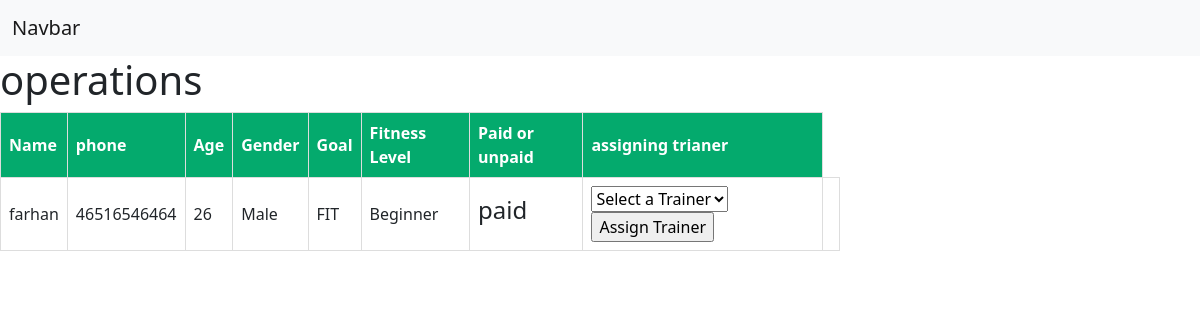
The app's page /gym-owner/operations/, older data.
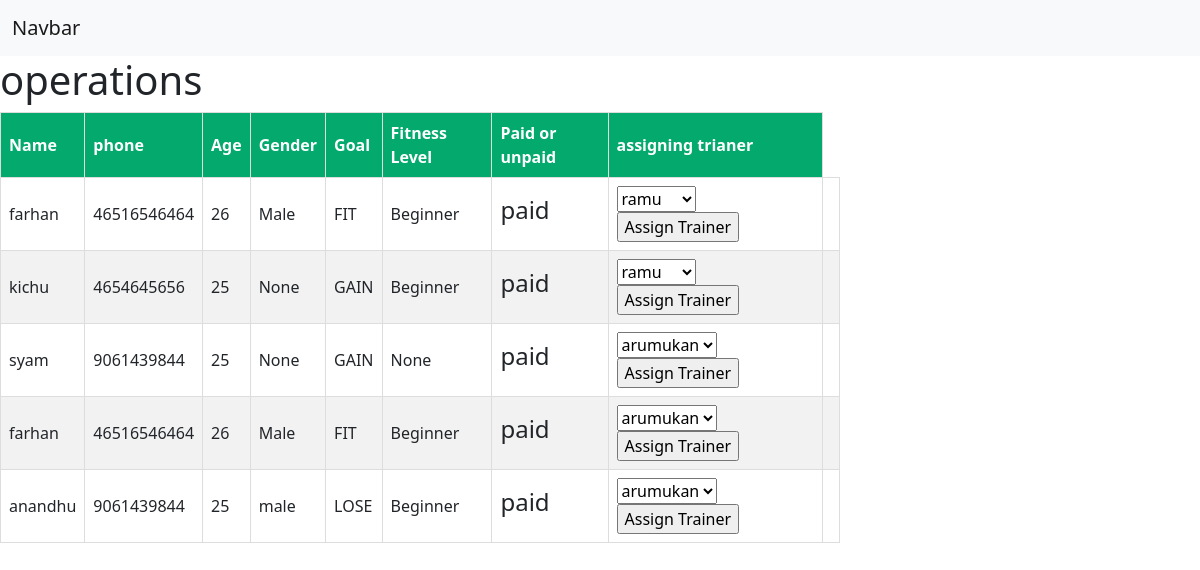
The same page, newer data.
### gym_students/models.py (models this page shows, shortened)
class StudentProfile(models.Model):
    student = models.ForeignKey(CustomUser,on_delete=models.CASCADE, null=True, blank=True)
    student_bio = models.TextField(null=True, blank=True)
    student_profile_picture = models.ImageField(upload_to='media/profile_pictures/', null=True, blank=True)
    is_paid = models.BooleanField(default=False)
    assigned_trainer = models.ManyToManyField('trainer.TrainerProfile', blank=True)

### users/models.py (models this page shows, shortened)
class CustomUser(AbstractUser):
    GENDER_CHOICES = [
        ('Male', 'Male'),
        ('Female', 'Female'),
        ('Other', 'Other'),
    ]
    GOALS = [
        ('LOSE','Weight lose'),
        ('FIT','Maintain weight'),
        ('GAIN','Weight gain'),
    ]
    FITNESS_LEVEL = [
        ('Beginner','Beginner'),
        ('Intemediate','Intemediate'),
        ('Advanced','Advanced')
    ]
    age = models.IntegerField(default=0,null=True,blank=True)
    gender = models.CharField(max_length=10, choices=GENDER_CHOICES,null=True,blank=True)
    phone = models.PositiveIntegerField(default=0,null=True, blank=True)
    place = models.CharField(max_length=30,null=True,blank=True)
    specialization = models.CharField(max_length=30,null=True,blank=True)
    experience_years = models.IntegerField(null=True, blank=True)
    certifications = models.CharField(max_length=50,null=True, blank=True)
    qualification = models.CharField(max_length=30,null=True,blank=True)
    goal = models.CharField(max_length=10,choices=GOALS,null=True, blank=True)
    fitness_level = models.CharField(max_length=15,choices=FITNESS_LEVEL, null=True, blank=True)
    is_approved= models.BooleanField(default=False)
    is_trainer = models.BooleanField(default=False)
    is_student = models.BooleanField(default=False)
    is_paid = models.BooleanField(default=False)

### owner/views.py (the view)
# urls.py: path('operations/',views.operations,name='operations'),
def operations(request):
      get_trainers = TrainerProfile.objects.all()
      get_students = StudentProfile.objects.all()
      context = {
            'get_trainers': get_trainers,
            'get_students': get_students
      }
      return render(request,'operations.html',context)

### owner/templates/operations.html (shortened to what this page needs)
{% extends 'admin-dashbord.html' %}
{% load static %}
{% block content %}
<h1>operations</h1>
<table>
    <thead>
        <tr>
            <th>Name</th>
            <th> phone</th>
            <th>Age</th>
            <th>Gender</th>
            <th>Goal </th>
            <th>Fitness Level</th>
            <th>Paid or unpaid</th>
            <th>assigning trianer</th>
        </tr>
    </thead>
    <tbody>
        {% for student in get_students %}
        <tr>
            <td>{{ student.student.username }}</td>
            <td>{{ student.student.phone}}</td>
            <td>{{ student.student.age }}</td>
            <td>{{ student.student.gender}}</td>
            <td>{{ student.student.goal }}</td>
            <td>{{ student.student.fitness_level }}</td>
            <td>
                {% if student.student.is_paid %}
                <h4>paid</h4>
                {% endif %}
            </td>
            <td>
                <form method="post" action="{% url 'assign_trainers' student.id %}">
                    <select name="trainer" id="trainer-dropdown">
                        {% if student.assigned_trainer.all %}
                        {% for trainer in student.assigned_trainer.all %}
                        <option value="">{{trainer.trainer.username}}</option>
                        {% endfor %}
                        {% else %}
                        <option value="">Select a Trainer</option>
                        {% endif %}
                    </select>
                    <input type="submit" value="Assign Trainer">
                </form>
            </td>
            <td></td>
        </tr>
        {% endfor %}
    </tbody>
</table>
<br>
<br>
{% endblock %}

### users/templates/admin-dashbord.html (shortened to what this page needs)
<!DOCTYPE html>
{% load static %}
<html lang="en">
<head>
    <link rel="stylesheet" href="https://cdnjs.cloudflare.com/ajax/libs/font-awesome/5.15.4/css/all.min.css">
    <link href="https://cdn.jsdelivr.net/npm/bootstrap@5.0.2/dist/css/bootstrap.min.css" rel="stylesheet"
>
</head>
<body>
    <nav class="navbar navbar-expand-lg navbar-light bg-light">
        <div class="container-fluid">
            <a class="navbar-brand" href="#">Navbar</a>
        </div>
    </nav>
    {% block content %}
    {% endblock %}
</body>
</html>

### owner/templates/operations.html (style rules this page uses)
table { width: 70%; border-collapse: collapse; }
th, td { border: 1px solid #ddd; padding: 8px; text-align: left; }
th { background-color: #04AA6D; color: white; }
tr:nth-child(even) { background-color: #f2f2f2; }

Row changes from the older to the newer data that the page shows:
removed StudentProfile: student.username "farhan", student.phone "46516546464", student.age "26", student.gender "Male", student.goal "FIT", student.fitness_level "Beginner", shows "paid"
added StudentProfile: student.username "farhan", student.phone "46516546464", student.age "26", student.gender "Male", student.goal "FIT", student.fitness_level "Beginner", shows "paid"
added StudentProfile: student.username "kichu", student.phone "4654645656", student.age "25", student.gender "None", student.goal "GAIN", student.fitness_level "Beginner", shows "paid"
added StudentProfile: student.username "syam", student.phone "9061439844", student.age "25", student.gender "None", student.goal "GAIN", student.fitness_level "None", shows "paid"
added StudentProfile: student.username "farhan", student.phone "46516546464", student.age "26", student.gender "Male", student.goal "FIT", student.fitness_level "Beginner", shows "paid"
added StudentProfile: student.username "anandhu", student.phone "9061439844", student.age "25", student.gender "male", student.goal "LOSE", student.fitness_level "Beginner", shows "paid"
